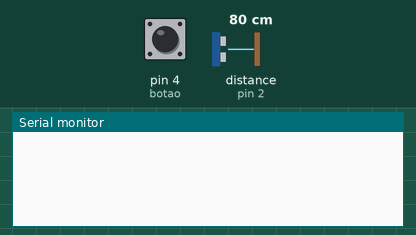
Recording of a sketch running on a simulated Arduino Uno, built with avr-gcc and run on an emulated ATmega328P. Shown: the last lines printed to the serial monitor. The inputs (shaded band) are chosen by the test bench; at power-on: pin 4 (botao) HIGH, distance to the obstacle (sensor on pin 2) 80 cm.

Above: at 1.2 s.
1.3 s: pin 4 (botao) pulled LOW for 0.15 s
At 2.6 s:
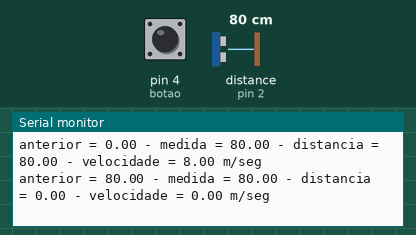
2.9 s: pin 4 (botao) driven LOW
At 3.02 s:
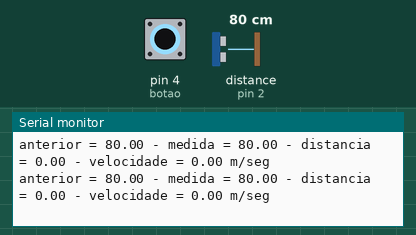
5.9 s: distance to the obstacle (sensor on pin 2) set to 18 cm
At 5.92 s:
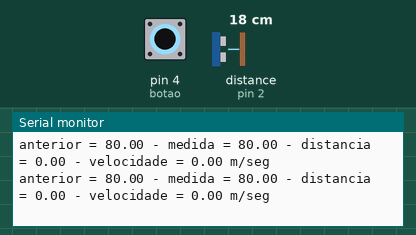
8.9 s: distance to the obstacle (sensor on pin 2) set to 2 cm
At 8.98 s:
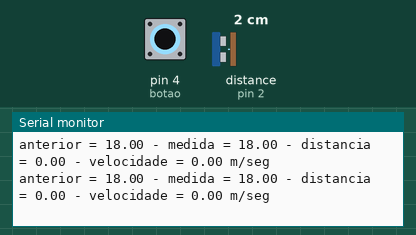
11.9 s: distance to the obstacle (sensor on pin 2) set to 9 cm
At 11.96 s:
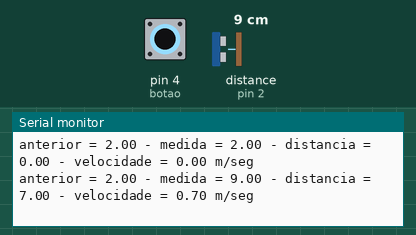
14.9 s: distance to the obstacle (sensor on pin 2) set to 60 cm
At 14.94 s:
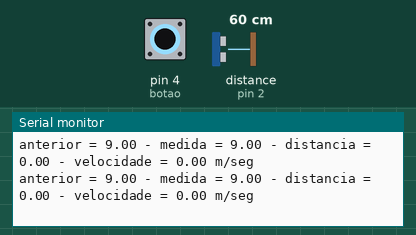
Timing chart, 0 to 17.9 s (numbered marks = the images above; inputs shaded):
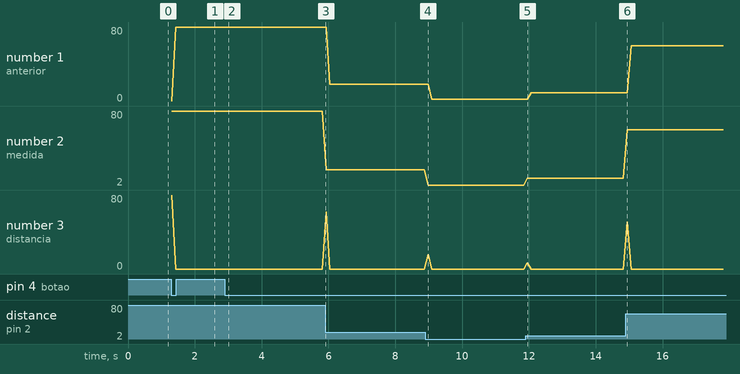

The sketch:

_03_-_Medindo_velocidade_com_botao.ino
```cpp
#include <Ultrasonic.h>

Ultrasonic sensor(3, 2);

int botao = 4;

float anterior = 0;
float distancia = 0;
float deslocamento = 0;

void setup()
{
  Serial.begin(9600);
  pinMode(botao, INPUT_PULLUP);
}

void loop()
{
  if (digitalRead(botao) == LOW) {
    long tempo = sensor.timing();
    float medida = round(sensor.convert(tempo, Ultrasonic::CM));
    distancia = abs(medida - anterior);
    deslocamento = (distancia * 10) / 100;
    Serial.print("anterior = ");
    Serial.print(anterior);
    Serial.print(" - ");
    Serial.print("medida = ");
    Serial.print(medida);
    Serial.print(" - ");
    Serial.print("distancia = ");
    Serial.print(distancia);
    Serial.print(" - ");
    Serial.print("velocidade = ");
    Serial.print(deslocamento);
    Serial.println(" m/seg");
    delay(100);
    anterior = medida;
  }
}
```

Measured:
- after the input at 1.3 s, the serial monitor: prints a new line at once (image 1)
- after the input at 11.9 s, the serial monitor: prints a new line after 0.06 s (image 5)
- plotted number 1: 80 → 18 after the input at 5.9 s, 18 → 2 after the input at 8.9 s, 2 → 9 after the input at 11.9 s, 9 → 60 after the input at 14.9 s
- plotted number 2: 80 → 18 after the input at 5.9 s, 18 → 2 after the input at 8.9 s, 2 → 9 after the input at 11.9 s, 9 → 60 after the input at 14.9 s
